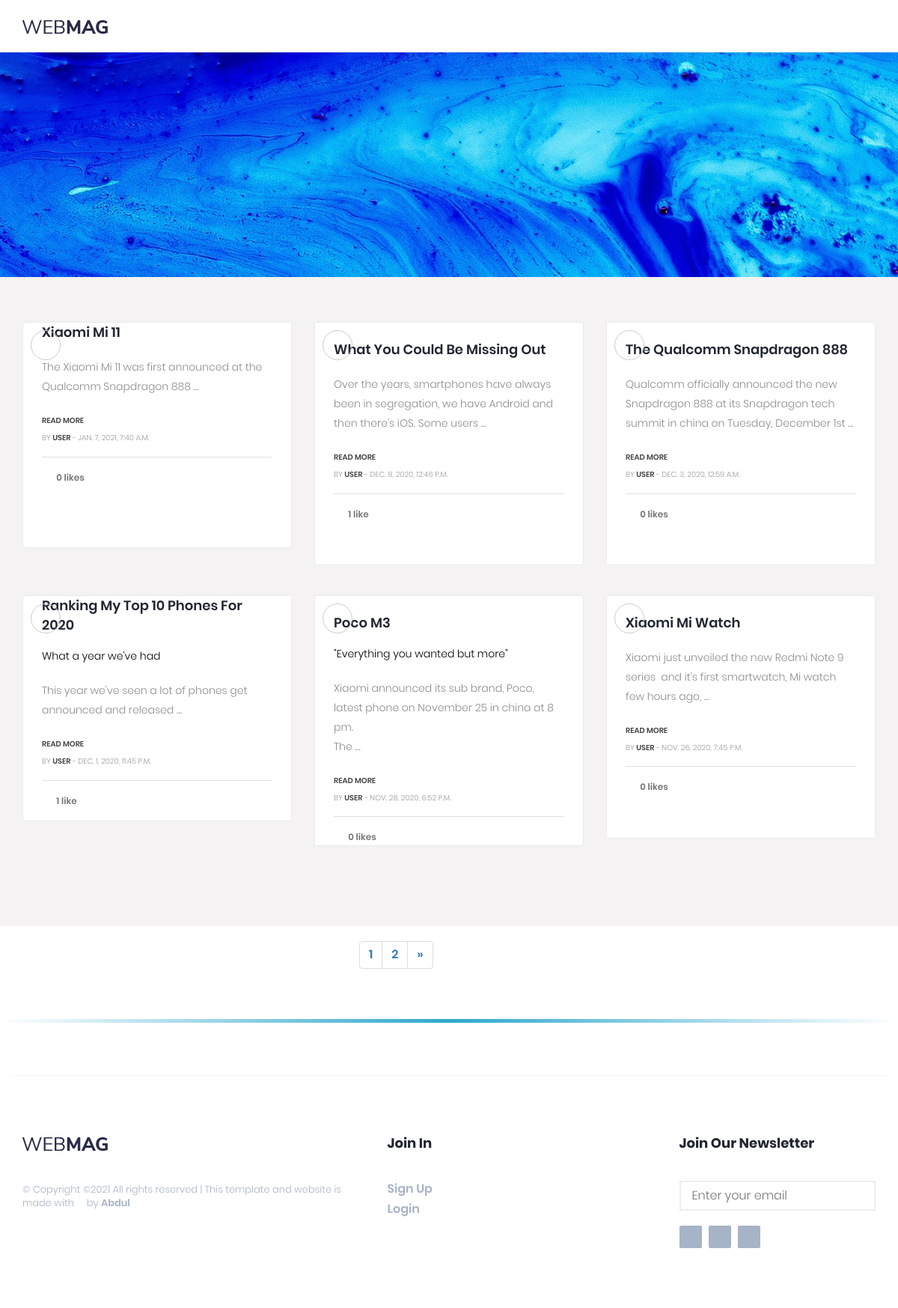
The app's page / (signed in) with its own data.
### Site/models.py (models this page shows, shortened)
class Article(models.Model):
    STATUS_CHOICES = (
        ('draft', 'Draft'),
        ('published', 'Published'),
    )
    objects = models.Manager()
    published = PublishedManager()
    title = models.CharField(max_length=250)
    Author = models.ForeignKey(User, related_name='author', on_delete=models.PROTECT)
    body = HTMLField()
    from pyuploadcare.dj.models import ImageField
    cover_photo = ImageField(blank=True, null=True)
    slug = models.SlugField(max_length=100)
    snippet = models.CharField(max_length=150, blank=True, null=True)
    publish_date = models.DateTimeField(default=timezone.now)
    is_featured = models.BooleanField(default=False)
    likes = models.ManyToManyField(User, related_name='likes', blank=True)
    status = models.CharField(max_length=10, choices=STATUS_CHOICES, default='draft')
    class Meta:
        verbose_name = 'Article'
        verbose_name_plural = 'Articles'
        ordering = ['-id']

### Site/views.py (the view)
# urls.py: 2. Add a URL to urlpatterns:  path('', views.home, name='home')
def home(request):
    post_list = Article.published.all().order_by('-publish_date', '-id')
    paginator = Paginator(post_list, 6)
    page = request.GET.get('page')
    try:
        post = paginator.page(page)
    except PageNotAnInteger:
        post = paginator.page(1)
    except EmptyPage:
        post = paginator.page(paginator.num_pages)
    if page is None:
        start_index = 0
        end_index = 7
    else:
        (start_index, end_index) = proper_pagination(post, index=4)
    page_range = list(paginator.page_range)[start_index:end_index]
    query = request.GET.get('q')
    authored = Article.objects.filter(Author__username=request.user.username)[:15]
    if query:
        post = Article.published.filter(
            Q(title__icontains=query) |
            Q(Author__username__icontains=query)
        )
    context = {
        'post': post,
        'authored_post': authored,
        'page_range': page_range
    }
    return render(request, 'blog/home.html', context)

### Site/models.py (called while the page is built)
    def get_queryset(self):
        return super(PublishedManager, self).get_queryset().filter(status="published")

### templates/blog/home.html (shortened to what this page needs)
{% load static %}
<!DOCTYPE html>
<html lang="en">
<head>
	<link rel="stylesheet" href="{% static 'css/bootstrap.min.css' %}">
	<link rel="stylesheet" href="{% static 'css/stylesheet.css' %}">
	<link rel="stylesheet" href="/static/css/style.css">
</head>
<body>
<header id="header">
	<div id="nav">
		<div id="nav-fixed">
			<div class="container">
				<div class="nav-logo">
					<a href="{% url 'home' %}" class="logo"><img src="/static/img/logo.png" alt=""></a>
				</div>
				<div class="nav-btns">
					{% if user.is_staff or user.is_superuser %}
					<button class="aside-btn"><i class="fa fa-bars"></i></button>
					{% endif %}
					<button class="search-btn"><i class="fa fa-search"></i></button>
				</div>
			</div>
		</div>
	</div>
</header>
<div class="slider"></div>
<section>
	<div class="gap gray-bg">
		<div class="container">
			<div class="row" id="page-contents">
				<div class=" col-lg-12">
					<div class="blog-sec" >
						<div class="row">
							{% for item in post%}
							<div class="col-lg-4 col-sm-6">
								<div class="g-post-classic">
									<figure>
										<i class="fa fa-laptop"></i>
									</figure>
									<div class="g-post-meta" style="height:300px;">
										<div class="post-title">
											<h4><a title="" href="{% url 'article_detail' item.id item.slug %}">{{ item.title|title }}</a></h4>
											{% if item.snippet %}
											<p class="text-black" >{{ item.snippet }}</p>
											{% endif %}
											<p class="text-black-50" style="margin-top:0;" >{{ item.body|safe|truncatewords:18 }}</p>
											<span class="p-date"> <a href="{% url 'article_detail' item.id item.slug %}" title="">READ MORE</a></span><br>
											<span class="p-date">by <a href="#" title="">{{ item.Author }}</a> -  {{ item.publish_date }}</span>
										</div>
										<div class="g-post-ranking">
											<a title="" href="" class="likes"><i class="fa fa-heart-o"></i>{{ item.likes.count }} like{{ item.likes.count|pluralize }}</a>
										</div>
									</div>
								</div>
							</div>
							{% empty %}
							<h3>No post found by {{ request.GET.q }}</h3>
							{% endfor %}
						</div>
					</div>
				</div>
			</div>
		</div>
	</div>
</section>
<div style="float:left;margin-left:40%">
	<ul class="pagination">
		{% for p in page_range %}
		{% if p.number == p %}
		<li class="page-item active">
			<a href="?page={{ p }}" class="page-link">{{ p }}</a>
		</li>
		{% else %}
		<li class="page-item">
			<a href="?page={{ p }}" class="page-link">{{ p }}</a>
		</li>
		{% endif %}
		{% endfor %}
		{% if post.has_next %}
		<li class="page-item ">
			<a href="?page={{ post.previous_next_number }}" class="page-link">&raquo;</a>
		</li>
		{% endif %}
	</ul>
</div>
<footer id="footer">
	<div class="container">
		<div class="row">
			<div class="col-md-5">
				<div class="footer-widget">
					<div class="footer-logo">
						<a href="{% url 'home' %}" class="logo"><img src="/static/img/logo.png" alt=""></a>
					</div>
					<div class="footer-copyright">
						<span>&copy;
							Copyright &copy;<script>document.write(new Date().getFullYear());</script> All rights reserved | This template and website is made with <i class="fa fa-heart-o" aria-hidden="true"></i> by <a href="https://www.instagram.com/daromosuabdul/" target="_blank">Abdul</a>
							</span>
					</div>
				</div>
			</div>
			<div class="col-md-4">
				<div class="row">
					<div class="col-md-6">
						<div class="footer-widget">
							<h3 class="footer-title">Join In</h3>
							<ul class="footer-links">
								<li><a href="{% url 'signup' %}">Sign Up</a></li>
								<li><a href="{% url 'login' %}">Login</a></li>
							</ul>
						</div>
					</div>
				</div>
			</div>
			<div class="col-md-3">
				<div class="footer-widget">
					<h3 class="footer-title">Join our Newsletter</h3>
					<div class="footer-newsletter">
						<form class="newsletter" method="post">
							<input class="input" id="newsletter" type="email" name="newsletter" placeholder="Enter your email">
							<button class="newsletter-btn"><i class="fa fa-paper-plane"></i></button>
						</form>
					</div>
					<ul class="footer-social">
						<li><a href="https://www.facebook.com/bitshub.vibes"><i class="fa fa-facebook"></i></a></li>
						<li><a href="https://twitter.com/TheHub57480435?s=09"><i class="fa fa-twitter"></i></a></li>
						<li><a href="https://www.instagram.com/thebitshub/"><i class="fa fa-instagram"></i></a></li>
					</ul>
				</div>
			</div>
		</div>
	</div>
</footer>
</body>
</html>

### records on screen
Article: title "Xiaomi Mi 11", body "The Xiaomi Mi 11 was first announced at the Qualcomm Snapdragon 888 …", Author "USER", publish_date "JAN. 7, 2021, 7:40 A.M.", likes.count "0"
Article: title "What You Could Be Missing Out", body "Over the years, smartphones have always been in segregation, we have Android and then there's iOS. Some users …", Author "USER", publish_date "DEC. 8, 2020, 12:46 P.M.", likes.count "1"
Article: title "The Qualcomm Snapdragon 888", body "Qualcomm officially announced the new Snapdragon 888 at its Snapdragon tech summit in china on Tuesday, December 1st …", Author "USER", publish_date "DEC. 3, 2020, 12:59 A.M.", likes.count "0"
Article: title "Ranking My Top 10 Phones For 2020", snippet "What a year we've had", body "This year we've seen a lot of phones get announced and released …", Author "USER", publish_date "DEC. 1, 2020, 11:45 P.M.", likes.count "1"
Article: title "Poco M3", snippet "\"Everything you wanted but more\"", body "Xiaomi announced its sub brand, Poco, latest phone on November 25 in china at 8 pm. The …", Author "USER", publish_date "NOV. 28, 2020, 6:52 P.M.", likes.count "0"
Article: title "Xiaomi Mi Watch", body "Xiaomi just unveiled the new Redmi Note 9 series and it's first smartwatch, Mi watch few hours ago, …", Author "USER", publish_date "NOV. 26, 2020, 7:45 P.M.", likes.count "0"

### other values on screen
{{ p }} "1" "2"
